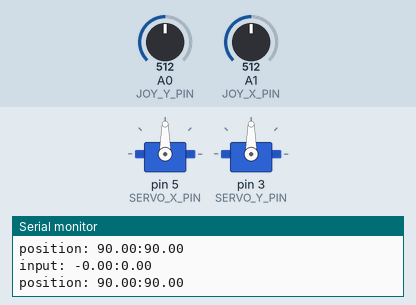
Simulated run of this sketch. Board: Arduino Uno, built with avr-gcc and run on an emulated ATmega328P. Parts: 2 × servo, the last lines printed to the serial monitor. The inputs (shaded band) are chosen by the test bench; at power-on: A0 (JOY_Y_PIN) = 512, A1 (JOY_X_PIN) = 512.

Above: at 1.2 s.
1.3 s: A0 (JOY_Y_PIN) set to 716
At 3.3 s:
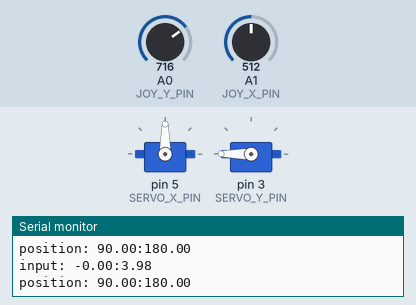
4.3 s: A1 (JOY_X_PIN) set to 900
At 5.5 s:
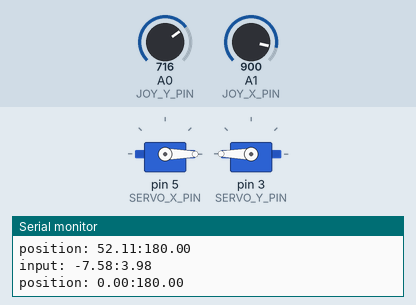
7.3 s: A0 (JOY_Y_PIN) set to 523
8.8 s: A0 (JOY_Y_PIN) set to 506
At 9.0 s:
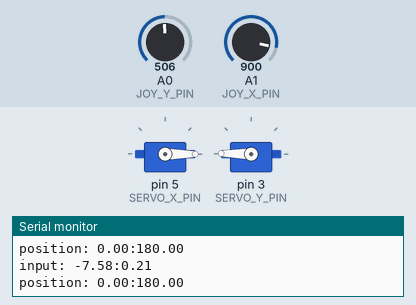
11.8 s: A1 (JOY_X_PIN) set to 306
At 14.59 s:
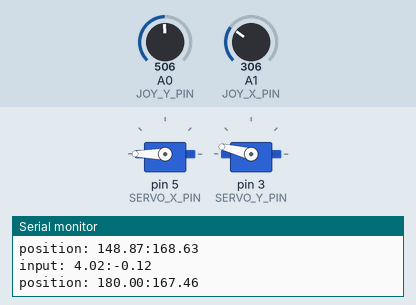
14.8 s: A0 (JOY_Y_PIN) set to 306
Timing chart, 0 to 18.4 s (numbered marks = the images above; inputs shaded):
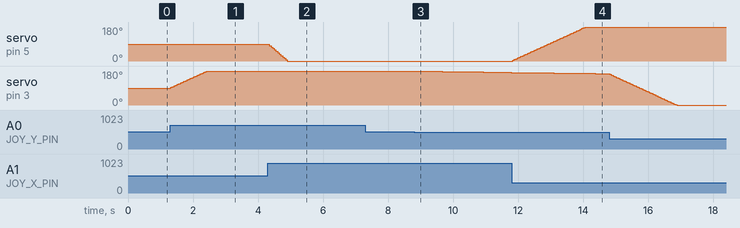

Measured:
- after the input at 1.3 s, servo on pin 3 (SERVO_Y_PIN): moves from 90° to 180° over 1.1 s, starting at once
- after the input at 4.3 s, servo on pin 5 (SERVO_X_PIN): moves from 90° to 0° over 0.56 s, starting after 0.05 s
- after the input at 8.8 s, servo on pin 3 (SERVO_Y_PIN): moves from 180° to 172° over 3.0 s, starting at once
- after the input at 11.8 s, servo on pin 5 (SERVO_X_PIN): moves from 0° to 180° over 2.2 s, starting at once

The sketch:

joystick_arm.ino
```cpp
#include <Servo.h>

#define JOY_Y_PIN A0
#define JOY_X_PIN A1
#define INTERVAL 50
#define SERVO_X_PIN 5
#define SERVO_Y_PIN 3

#define JOY_TO_RATIO(joy) ((joy - 512) / 512.0)
/* #define RATIO_TO_DELTA(ratio) (ratio * (10 / (INTERVAL / 100.0)))*/
#define RATIO_TO_DELTA(ratio) (ratio * 10)

#define SERIAL_DEBUG_RATE 10
#define SERIAL_DEBUG true // Uncomment to add Serial printing debug statements

Servo servoX;
Servo servoY;

float servoXPos = 90.0;
float servoYPos = 90.0;
int loopIndex = 0;

void setup() {
    Serial.begin(9600);
    servoX.attach(SERVO_X_PIN);
    servoY.attach(SERVO_Y_PIN);
}

void loop() {
#ifdef SERIAL_DEBUG
    /* Serial.println("loopIndex: " + String(loopIndex));*/
#endif /* SERIAL_DEBUG */
    float xInput = RATIO_TO_DELTA(JOY_TO_RATIO(analogRead(JOY_X_PIN))) * -1;
    float yInput = RATIO_TO_DELTA(JOY_TO_RATIO(analogRead(JOY_Y_PIN)));

    if (abs(xInput) > 0.1) {
        servoXPos = min(max(servoXPos + xInput, 0), 180);
    }

    if (abs(yInput) > 0.1) {
        servoYPos = min(max(servoYPos + yInput, 0), 180);
    }

#ifdef SERIAL_DEBUG
    if (loopIndex % SERIAL_DEBUG_RATE == 0) {
        Serial.println("input: " + String(xInput) + ":" + String(yInput));
        Serial.println("position: " + String(servoXPos) + ":" + String(servoYPos));
    }
#endif /* SERIAL_DEBUG */

    servoX.write(int(servoXPos));
    servoY.write(int(servoYPos));

    delay(INTERVAL);
    loopIndex += 1;
}
```
